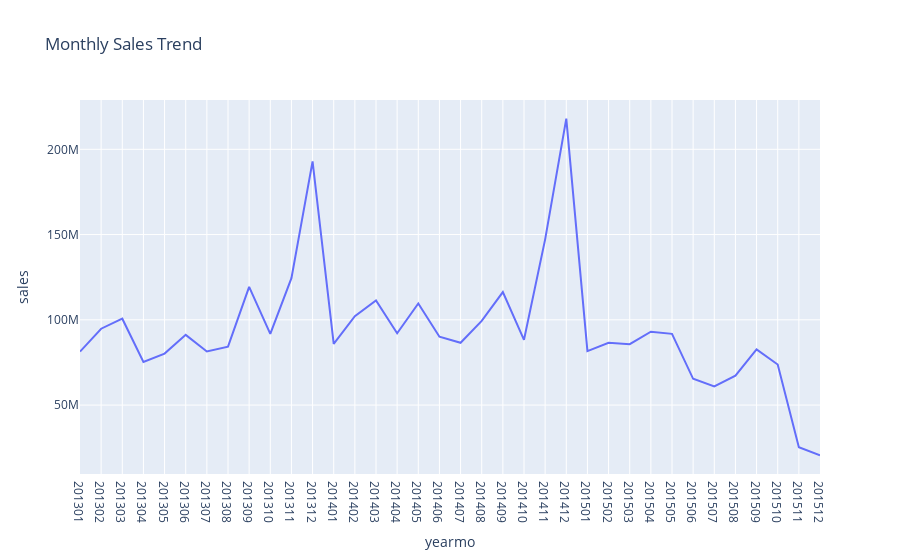

The notebook cell saved with this chart:
### Markdown cell above
#### Count Trends

### Code cell
overallTrend = train.groupby(['yearmo'], as_index = False).sum()[['yearmo', 'sales']]
overallTrend['yearmo'] = overallTrend['yearmo'].astype(str)
fig = px.line(overallTrend, x="yearmo", y="sales", title='Monthly Sales Trend')
fig.show()

### Figure 1 — Plotly figure (JSON) as saved in the notebook; plotly's stock layout.template omitted (floating-point values rounded to 4 significant figures)
{"data": [{"hovertemplate": "yearmo=%{x}<br>sales=%{y}<extra></extra>", "legendgroup": "", "line": {"color": "#636efa", "dash": "solid"}, "marker": {"symbol": "circle"}, "mode": "lines", "name": "", "orientation": "v", "showlegend": false, "type": "scatter", "x": ["201301", "201302", "201303", "201304", "201305", "201306", "201307", "201308", "201309", "201310", "201311", "201312", "201401", "201402", "201403", "201404", "201405", "201406", "201407", "201408", "201409", "201410", "201411", "201412", "201501", "201502", "201503", "201504", "201505", "201506", "201507", "201508", "201509", "201510", "201511", "201512"], "xaxis": "x", "y": [81360000.0, 94790000.0, 100700000.0, 75250000.0, 80200000.0, 91170000.0, 81450000.0, 84240000.0, 119300000.0, 91770000.0, 124500000.0, 192900000.0, 85870000.0, 102200000.0, 111300000.0, 92130000.0, 109600000.0, 90100000.0, 86550000.0, 99360000.0, 116300000.0, 88270000.0, 147200000.0, 217900000.0, 81660000.0, 86500000.0, 85740000.0, 93020000.0, 91780000.0, 65400000.0, 60970000.0, 67290000.0, 82670000.0, 73770000.0, 25260000.0, 20550000.0], "yaxis": "y"}], "layout": {"legend": {"tracegroupgap": 0}, "title": {"text": "Monthly Sales Trend"}, "xaxis": {"anchor": "y", "domain": [0, 1], "title": {"text": "yearmo"}}, "yaxis": {"anchor": "x", "domain": [0, 1], "title": {"text": "sales"}}}}
